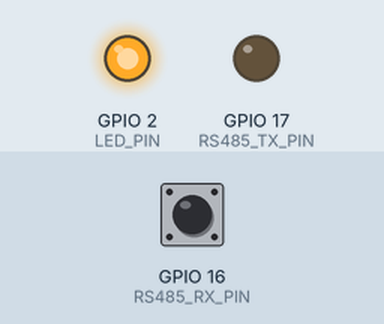
Bench run of a sketch on a simulated ESP32. Parts: output pins drawn as LEDs (lit = HIGH). Inputs (shaded band) come from the test bench; at power-on: GPIO 16 (RS485_RX_PIN) HIGH. What the sketch prints to the serial monitor is not drawn.

Above: at 0.1 s.
Timing chart, 0 to 2.0 s (numbered marks = the images above):
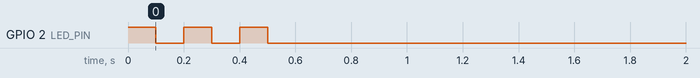

The sketch:

wiring_diagnostic.ino
```cpp
/*
 * RS485 Wiring Diagnostic Tool for ESP32
 * This tool helps verify your XY-485 module connections
 */

#include <HardwareSerial.h>

// Pin configuration
#define RS485_RX_PIN 16      // GPIO16 - connect to XY-485 RX
#define RS485_TX_PIN 17      // GPIO17 - connect to XY-485 TX
#define LED_PIN 2            // Built-in LED

// Use UART2 for diagnostics
HardwareSerial rs485(2);

void setup() {
  Serial.begin(115200);
  while (!Serial) delay(10);

  pinMode(LED_PIN, OUTPUT);
  pinMode(RS485_RX_PIN, INPUT_PULLUP);
  pinMode(RS485_TX_PIN, OUTPUT);

  // Initial LED blink to show it's running
  for (int i = 0; i < 3; i++) {
    digitalWrite(LED_PIN, HIGH);
    delay(100);
    digitalWrite(LED_PIN, LOW);
    delay(100);
  }

  Serial.println("\n╔══════════════════════════════════════╗");
  Serial.println("║  RS485 WIRING DIAGNOSTIC TOOL        ║");
  Serial.println("╚══════════════════════════════════════╝");
  Serial.println("\nThis tool will help verify your XY-485 connections");
  Serial.println("even without an active RS485 bus.\n");

  runDiagnostics();
}

void runDiagnostics() {
  // Test 1: Check power and ground
  Serial.println("TEST 1: Power and Ground");
  Serial.println("─────────────────────────");

  Serial.print("RX pin voltage (should be 3.3V): ");
  int rxReading = analogRead(RS485_RX_PIN);
  float rxVoltage = (rxReading * 3.3) / 4095.0;
  Serial.print(rxVoltage, 2);
  Serial.println("V");

  if (rxVoltage < 0.5) {
    Serial.println("⚠ LOW VOLTAGE - Check XY-485 power!");
    Serial.println("  → XY-485 VCC should be connected to ESP32 3V3");
    Serial.println("  → XY-485 GND should be connected to ESP32 GND");
  } else if (rxVoltage > 2.5 && rxVoltage < 3.6) {
    Serial.println("✓ Voltage looks good");
  } else {
    Serial.println("⚠ UNUSUAL VOLTAGE - Check connections");
  }

  delay(1000);

  // Test 2: Check idle state
  Serial.println("\nTEST 2: RS485 Bus Idle State");
  Serial.println("─────────────────────────────");

  Serial.print("RX pin digital state: ");
  bool rxState = digitalRead(RS485_RX_PIN);
  Serial.println(rxState ? "HIGH" : "LOW");

  if (rxState == HIGH) {
    Serial.println("⚠ RX pin is HIGH (idle state should be LOW)");
    Serial.println("  Possible causes:");
    Serial.println("  1. XY-485 module is not powered");
    Serial.println("  2. No ground connection to RS485 bus");
    Serial.println("  3. A/B wires are disconnected");
    Serial.println("  4. RS485 bus needs termination resistor");
  } else {
    Serial.println("✓ RX pin is LOW (correct idle state)");
  }

  delay(1000);

  // Test 3: Listen for any activity
  Serial.println("\nTEST 3: Signal Activity Monitor");
  Serial.println("────────────────────────────────");
  Serial.println("Monitoring for 5 seconds...\n");

  rs485.begin(4800, SERIAL_8N1, RS485_RX_PIN, RS485_TX_PIN);

  unsigned long startTime = millis();
  int transitions = 0;
  int bytesReceived = 0;
  bool lastState = digitalRead(RS485_RX_PIN);

  while (millis() - startTime < 5000) {
    // Count state transitions
    bool currentState = digitalRead(RS485_RX_PIN);
    if (currentState != lastState) {
      transitions++;
      lastState = currentState;
      digitalWrite(LED_PIN, currentState);
    }

    // Check for UART data
    if (rs485.available()) {
      uint8_t byte = rs485.read();
      bytesReceived++;
      Serial.print("  Data received: 0x");
      if (byte < 0x10) Serial.print("0");
      Serial.println(byte, HEX);
      digitalWrite(LED_PIN, HIGH);
    }

    delay(1);
  }

  digitalWrite(LED_PIN, LOW);

  Serial.print("\n  State transitions: ");
  Serial.println(transitions);
  Serial.print("  Bytes received: ");
  Serial.println(bytesReceived);

  if (transitions > 10) {
    Serial.println("\n✓ Signal activity detected!");
    Serial.println("  Bus is active - try the listener sketch");
  } else if (transitions > 0) {
    Serial.println("\n⚠ Some noise detected");
    Serial.println("  May be floating inputs or weak signal");
  } else {
    Serial.println("\n⚠ No activity detected");
    Serial.println("  Bus may be idle or disconnected");
  }

  delay(1000);

  // Test 4: Try different baud rates quickly
  Serial.println("\nTEST 4: Quick Baud Rate Test");
  Serial.println("─────────────────────────────");

  const unsigned long testRates[] = {1200, 2400, 4800, 9600, 19200, 38400, 57600, 115200};
  const int numRates = sizeof(testRates) / sizeof(testRates[0]);

  for (int i = 0; i < numRates; i++) {
    Serial.print("  Testing ");
    Serial.print(testRates[i]);
    Serial.print(" baud: ");

    rs485.begin(testRates[i], SERIAL_8N1, RS485_RX_PIN, RS485_TX_PIN);
    delay(50);  // Stabilize

    // Clear buffer
    while (rs485.available()) rs485.read();

    // Listen briefly
    unsigned long listenStart = millis();
    int bytesAtRate = 0;

    while (millis() - listenStart < 100) {
      if (rs485.available()) {
        rs485.read();
        bytesAtRate++;
      }
    }

    if (bytesAtRate > 0) {
      Serial.print(bytesAtRate);
      Serial.println(" bytes ✓");
    } else {
      Serial.println("no data");
    }
  }

  delay(1000);

  // Summary
  Serial.println("\n╔══════════════════════════════════════╗");
  Serial.println("║  DIAGNOSTIC SUMMARY                  ║");
  Serial.println("╠══════════════════════════════════════╣");
  Serial.println("║  If you see data in Test 3 or 4:     ║");
  Serial.println("║  → Use rs485_listener.ino sketch     ║");
  Serial.println("║                                      ║");
  Serial.println("║  If NO data anywhere:                ║");
  Serial.println("║  → Check wiring (see below)          ║");
  Serial.println("║  → Verify devices are communicating  ║");
  Serial.println("║                                      ║");
  Serial.println("║  CRITICAL WIRING CHECKLIST:          ║");
  Serial.println("║  ✓ XY-485 VCC → ESP32 3V3            ║");
  Serial.println("║  ✓ XY-485 GND → ESP32 GND → RS485 GND║");
  Serial.println("║  ✓ XY-485 RX  → ESP32 GPIO16         ║");
  Serial.println("║  ✓ XY-485 A+  → RS485 A              ║");
  Serial.println("║  ✓ XY-485 B-  → RS485 B              ║");
  Serial.println("╚══════════════════════════════════════╝");
  Serial.println("\nPress 'r' to repeat diagnostics");
}

void loop() {
  if (Serial.available()) {
    char cmd = Serial.read();
    if (cmd == 'r' || cmd == 'R') {
      Serial.println("\n\n");
      runDiagnostics();
    }
    while (Serial.available()) Serial.read();
  }

  delay(100);
}
```
